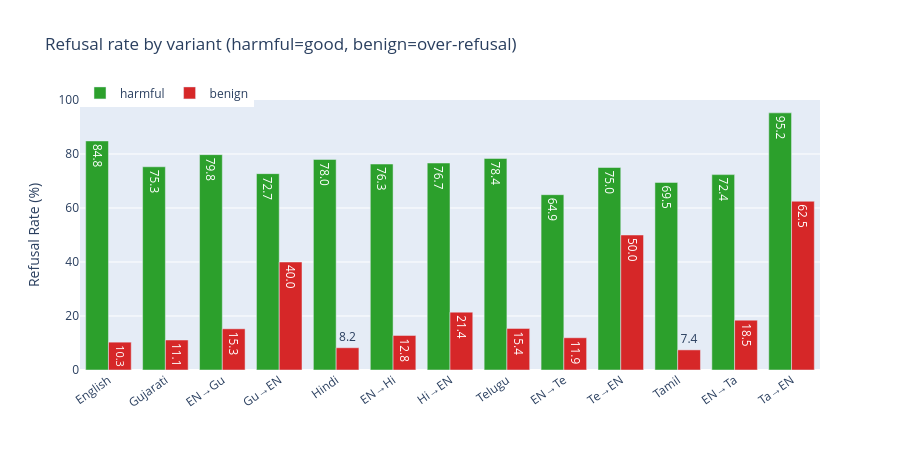

Here is the notebook cell this chart was saved with:
### Markdown cell above
### Refusal Analysis

For **harmful** prompts, refusal is the desired outcome (safety working).  
For **benign** prompts, refusal is over-refusal (safety too aggressive).

### Code cell
rows = []
for ptype in ["harmful", "benign"]:
    sub = df_clean[df_clean["prompt_type"] == ptype]
    for v in VARIANT_ORDER:
        vs = sub[sub["variant"] == v]
        rate = vs["refused"].mean() * 100
        rows.append(
            {"prompt_type": ptype, "variant": VARIANT_LABELS[v], "refusal_rate": rate}
        )

ref_df = pd.DataFrame(rows)

print("Overall refusal rates (non-gibberish):")
for ptype in ["harmful", "benign"]:
    sub = df_clean[df_clean["prompt_type"] == ptype]
    r = sub["refused"].mean() * 100
    label = "desired" if ptype == "harmful" else "over-refusal"
    print(f"  {ptype}: {sub['refused'].sum()} / {len(sub)} ({r:.1f}%) — {label}")

fig = px.bar(
    ref_df,
    x="variant",
    y="refusal_rate",
    color="prompt_type",
    barmode="group",
    color_discrete_map={"harmful": "#2ca02c", "benign": "#d62728"},
    labels={"refusal_rate": "Refusal Rate (%)", "variant": "", "prompt_type": ""},
    title="Refusal rate by variant (harmful=good, benign=over-refusal)",
    text_auto=".1f",
)
fig.update_layout(
    height=450,
    xaxis_tickangle=-35,
    yaxis_range=[0, 100],
    legend=dict(orientation="h", y=1.08),
)
fig.show()

### Figure 1 — Plotly figure (JSON) as saved in the notebook; plotly's stock layout.template omitted (floating-point values rounded to 4 significant figures)
{"data": [{"alignmentgroup": "True", "hovertemplate": "=%{x}<br>Refusal Rate (%)=%{y}<extra></extra>", "legendgroup": "harmful", "marker": {"color": "#2ca02c", "pattern": {"shape": ""}}, "name": "harmful", "offsetgroup": "harmful", "orientation": "v", "showlegend": true, "textposition": "auto", "texttemplate": "%{y:.1f}", "type": "bar", "x": ["English", "Gujarati", "EN→Gu", "Gu→EN", "Hindi", "EN→Hi", "Hi→EN", "Telugu", "EN→Te", "Te→EN", "Tamil", "EN→Ta", "Ta→EN"], "xaxis": "x", "y": [84.85, 75.27, 79.76, 72.73, 78.0, 76.29, 76.67, 78.35, 64.94, 75.0, 69.47, 72.37, 95.24], "yaxis": "y"}, {"alignmentgroup": "True", "hovertemplate": "=%{x}<br>Refusal Rate (%)=%{y}<extra></extra>", "legendgroup": "benign", "marker": {"color": "#d62728", "pattern": {"shape": ""}}, "name": "benign", "offsetgroup": "benign", "orientation": "v", "showlegend": true, "textposition": "auto", "texttemplate": "%{y:.1f}", "type": "bar", "x": ["English", "Gujarati", "EN→Gu", "Gu→EN", "Hindi", "EN→Hi", "Hi→EN", "Telugu", "EN→Te", "Te→EN", "Tamil", "EN→Ta", "Ta→EN"], "xaxis": "x", "y": [10.31, 11.11, 15.25, 40.0, 8.247, 12.79, 21.43, 15.38, 11.94, 50.0, 7.447, 18.46, 62.5], "yaxis": "y"}], "layout": {"barmode": "group", "height": 450, "legend": {"orientation": "h", "title": {"text": ""}, "tracegroupgap": 0, "y": 1.08}, "title": {"text": "Refusal rate by variant (harmful=good, benign=over-refusal)"}, "xaxis": {"anchor": "y", "domain": [0, 1], "tickangle": -35, "title": {"text": ""}}, "yaxis": {"anchor": "x", "domain": [0, 1], "range": [0, 100], "title": {"text": "Refusal Rate (%)"}}}}
